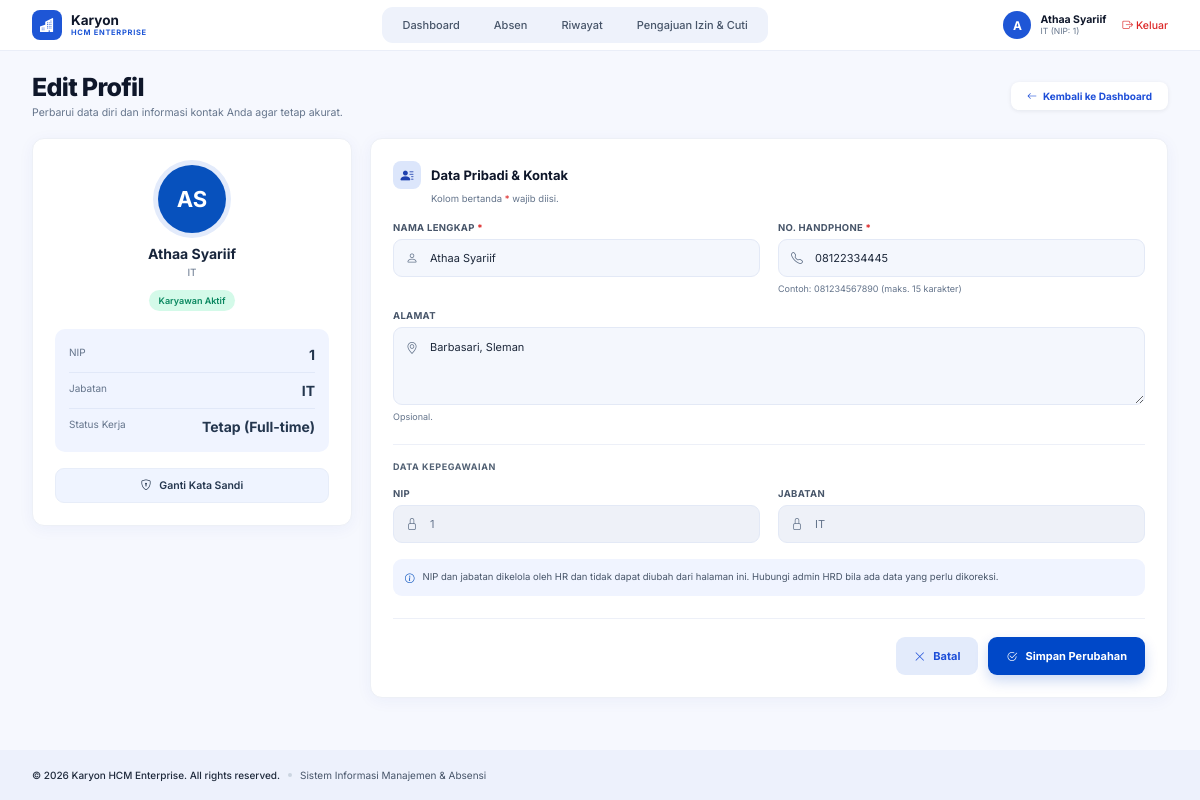
The app's page /karyawan/profil.php (signed in) with its own data.
### tables this page shows
CREATE TABLE `karyawan` (
  `id` int(11) NOT NULL,
  `nip` varchar(20) NOT NULL,
  `nama` varchar(100) NOT NULL,
  `jabatan_id` int(11) DEFAULT NULL,
  `no_hp` varchar(15) DEFAULT NULL,
  `alamat` text DEFAULT NULL
);

CREATE TABLE `jabatan` (
  `id` int(11) NOT NULL,
  `kode_jabatan` varchar(20) NOT NULL,
  `nama_jabatan` varchar(50) NOT NULL
);

### includes/fungsi.php (called while the page is built, shortened)
<?php
function h($teks) {
    return htmlspecialchars($teks ?? '');
}

### karyawan/profil.php (the view, shortened to what this page needs)
<?php
require_once '../auth/cek_session.php';
$karyawan_id = (int)$_SESSION['karyawan_id'];
$stmt = $conn->prepare("
    SELECT k.*, j.nama_jabatan
    FROM karyawan k
    LEFT JOIN jabatan j ON k.jabatan_id = j.id
    WHERE k.id = ?
");
$stmt->bind_param("i", $karyawan_id);
$stmt->execute();
$profil = $stmt->get_result()->fetch_assoc() ?: [];
$nama_jabatan = $profil['nama_jabatan'] ?? 'Karyawan';
$nip          = $profil['nip'] ?? '-';
$val = [
    'nama'   => $profil['nama']   ?? '',
    'no_hp'  => $profil['no_hp']  ?? '',
    'alamat' => $profil['alamat'] ?? '',
];
$errors = [];
$nama_tampil = $profil['nama'] ?? $_SESSION['username'] ?? 'Karyawan';
$inisial = strtoupper(
    substr($nama_tampil, 0, 1) .
    (strpos($nama_tampil, ' ') !== false ? substr($nama_tampil, strpos($nama_tampil, ' ') + 1, 1) : '')
);
?>
<!DOCTYPE html>
<html lang="id">
<head>
<link href="https://cdn.jsdelivr.net/npm/bootstrap-icons@1.11.3/font/bootstrap-icons.css" rel="stylesheet">
</head>
<body>
<nav class="topbar">
  <a class="brand" href="dashboard.php">
    <span class="brand-logo"><i class="bi bi-buildings-fill"></i></span>
    <span><b>Karyon</b><small>HCM ENTERPRISE</small></span>
  </a>
  <div class="nav-pill">
    <a href="dashboard.php">Dashboard</a>
    <a href="absen.php">Absen</a>
    <a href="riwayat.php">Riwayat</a>
    <a href="pengajuan.php">Pengajuan Izin &amp; Cuti</a>
  </div>
  <div class="user-area">
    <div class="user">
      <span class="avatar"><?= h(strtoupper(mb_substr($nama_tampil, 0, 1))) ?></span>
      <div><b><?= h($nama_tampil) ?></b><small><?= h($nama_jabatan) ?> (NIP: <?= h($nip) ?>)</small></div>
    </div>
    <a class="logout" href="../auth/logout.php"><i class="bi bi-box-arrow-right"></i>Keluar</a>
  </div>
</nav>
<main class="main-wrap">
<header class="page-intro">
  <div>
    <h1>Edit Profil</h1>
    <p>Perbarui data diri dan informasi kontak Anda agar tetap akurat.</p>
  </div>
  <a class="blue-tag" href="dashboard.php"><i class="bi bi-arrow-left"></i> Kembali ke Dashboard</a>
</header>
<section class="account-layout">
  <aside class="emp-card profile-hero">
    <div class="big-avatar"><?= h($inisial) ?></div>
    <b><?= h($nama_tampil) ?></b>
    <small><?= h($nama_jabatan) ?></small>
    <span class="status-pill green">Karyawan Aktif</span>
    <div class="info-list">
      <div><span>NIP</span><b><?= h($nip) ?></b></div>
      <div><span>Jabatan</span><b><?= h($nama_jabatan) ?></b></div>
      <div><span>Status Kerja</span><b>Tetap (Full-time)</b></div>
    </div>
    <a class="side-link" href="ganti_password.php"><i class="bi bi-shield-lock"></i> Ganti Kata Sandi</a>
  </aside>
  <article class="emp-card">
    <h2 class="card-title"><span class="ico"><i class="bi bi-person-lines-fill"></i></span> Data Pribadi &amp; Kontak</h2>
    <p class="card-sub">Kolom bertanda <span style="color:#dc2626">*</span> wajib diisi.</p>
    <form method="POST" novalidate>
      <div class="form-grid">
        <div class="field">
          <label for="nama">NAMA LENGKAP <em>*</em></label>
          <div class="input-wrap <?= isset($errors['nama']) ? 'invalid' : '' ?>">
            <input type="text" id="nama" name="nama" value="<?= h($val['nama']) ?>" maxlength="100" placeholder="Masukkan nama lengkap" autocomplete="name">
          </div>
        </div>
        <div class="field">
          <label for="no_hp">NO. HANDPHONE <em>*</em></label>
          <div class="input-wrap <?= isset($errors['no_hp']) ? 'invalid' : '' ?>">
            <input type="tel" id="no_hp" name="no_hp" value="<?= h($val['no_hp']) ?>" maxlength="15" placeholder="081234567890" inputmode="tel" autocomplete="tel">
          </div>
          <?php if (isset($errors['no_hp'])): ?><span class="err"><?= h($errors['no_hp']) ?></span><?php else: ?><span class="hint">Contoh: 081234567890 (maks. 15 karakter)</span><?php endif; ?>
        </div>
        <div class="field full">
          <label for="alamat">ALAMAT</label>
          <div class="input-wrap area <?= isset($errors['alamat']) ? 'invalid' : '' ?>">
            <textarea id="alamat" name="alamat" rows="3" maxlength="500" placeholder="Masukkan alamat tempat tinggal" autocomplete="street-address"><?= h($val['alamat']) ?></textarea>
          </div>
          <?php if (isset($errors['alamat'])): ?><span class="err"><?= h($errors['alamat']) ?></span><?php else: ?><span class="hint">Opsional.</span><?php endif; ?>
        </div>
        <div class="section-label">Data Kepegawaian</div>
        <div class="field">
          <label for="nip">NIP</label>
          <div class="input-wrap"><i class="bi bi-lock"></i><input type="text" id="nip" value="<?= h($nip) ?>" readonly></div>
        </div>
        <div class="field">
          <label for="jabatan">JABATAN</label>
          <div class="input-wrap"><i class="bi bi-lock"></i><input type="text" id="jabatan" value="<?= h($nama_jabatan) ?>" readonly></div>
        </div>
        <div class="lock-note"><i class="bi bi-info-circle"></i><span>NIP dan jabatan dikelola oleh HR dan tidak dapat diubah dari halaman ini. Hubungi admin HRD bila ada data yang perlu dikoreksi.</span></div>
      </div>
      <div class="form-actions">
        <a class="btn-x" href="dashboard.php"><i class="bi bi-x-lg"></i> Batal</a>
        <button class="btn-main" type="submit"><i class="bi bi-check2-circle"></i> Simpan Perubahan</button>
      </div>
    </form>
  </article>
</section>
</main>
<footer class="site-footer">
  <b>© 2026 Karyon HCM Enterprise. All rights reserved.</b><i></i><span>Sistem Informasi Manajemen &amp; Absensi</span>
</footer>
</body>
</html>

### records on screen
karyawan: nama "A", nama "Athaa Syariif", jabatan.nama_jabatan "IT", nip "1", nama "AS", no_hp "08122334445", alamat "Barbasari, Sleman"
